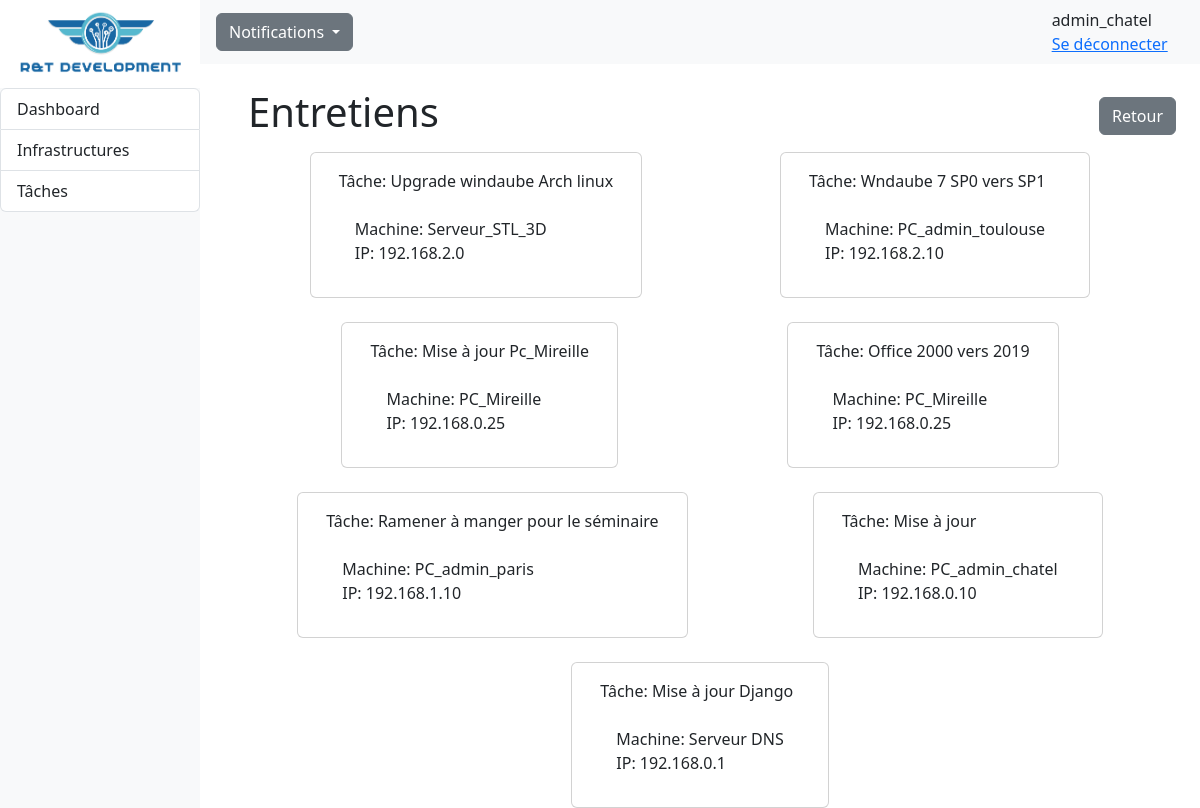
Screenshot of /RT_app/admin/entretiens-historique (signed in) with the database file from the repository.
### RT_app/models.py (models this page shows, shortened)
class Personnel(AbstractUser):
    id = models.AutoField(primary_key=True,editable=False)
    is_staff = models.BooleanField(default=False)
    id_infrastructure = models.ForeignKey('Infrastructure', on_delete=models.CASCADE, null=True, default=None)

class Entretien(models.Model):
    TYPE_CHOICES = [
        ('PREVENTIF', 'Préventif'),
        ('CORRECTIF', 'Correctif'),
        ('AMELIORATION', 'Amélioration'),
        ('MISE A JOUR', 'Mise à jour'),
        ('REPARATION', 'Réparation'),
        ('AUTRE', 'Autre')
    ]
    id = models.AutoField(primary_key=True,editable=False)
    nom = models.CharField(max_length=50, default="Mise à jour")
    type = models.CharField(max_length=15, choices=TYPE_CHOICES, default='PREVENTIF')
    description = models.TextField()
    date = models.DateField(default=datetime.now().strftime("%Y-%m-%d"))
    id_personnel = models.ForeignKey('Personnel', on_delete=models.CASCADE)
    id_machine  = models.ForeignKey('Machine', on_delete=models.CASCADE)
    etat = models.BooleanField(default=False)

class Machine(models.Model):
    TYPE = (
        ('PC', 'PC - OS windows'),
        ('Mac', ('Mac - OS MacOS')),
        ('Serveur', ('Serveur - OS Debian')),
        ('Autre', ('Autre type de machine')),
    )
    id = models.AutoField(primary_key=True,editable=False)
    nom = models.CharField(max_length=30, default="PC")
    ip = models.CharField(max_length=15, default="172.0.0.1", validators=[RegexValidator(r'^((25[0-5]|(2[0-4]|1\d|[1-9]|)\d)\.?\b){4}$')])
    etat = models.BooleanField(default=True)
    id_infrastructure = models.ForeignKey('Infrastructure', on_delete=models.CASCADE)
    type_machine = models.CharField(max_length=32, choices=TYPE, default='PC')

### RT_app/views.py (the view)
# urls.py: path('admin/entretiens-historique', views.taches_historique, name='taches_historique'),
@login_required
def taches_historique(request):
    context = {
        'entretiens' : entretiens,
        'entretien_a_faire': entretien_a_faire
    }
    return render(request, 'admin/taches_histo.html', context)

### RT_app/templates/admin/taches_histo.html
{% extends "dashboard.html" %}
{% block content %}
<div class="mt-4 ms-5">
    <div class="row row-cols-lg-auto pe-4 align-items-center justify-content-between">
        <h1>Entretiens</h1>
        <div>
            <a class="btn btn-secondary" href="{% url 'taches' %}" >Retour</a>
        </div>
    </div>
    {% if entretiens %}
    <div class="row gap-3 justify-content-evenly">
        {% for entretien in entretiens %}
        <div class="card mt-2 col-auto me-5">
          <div class="card-body">
            <div class="card-title">Tâche: {{entretien.nom}}</div>
            <div class="p-3 col-auto">
                <div class="card-text">Machine: {{entretien.id_machine.nom}}</div>
                <div class="card-text">IP: {{entretien.id_machine.ip}}</div>
            </div>
          </div>
        </div>
        {% endfor %}
      </div>
      {% else %}
      <div class="alert alert-danger me-5" role="alert">Il n'y a pas eu d'entretiens</div>
      {% endif %}
</div>
{% endblock %}

### RT_app/templates/admin/dashboard.html (shortened to what this page needs)
<!DOCTYPE html>
<html lang="en">
<head>
    {% load static %}
    <link rel="stylesheet" href="{% static 'css/styles.css' %}">
    <link href="https://cdn.jsdelivr.net/npm/bootstrap@5.3.0-alpha3/dist/css/bootstrap.min.css" rel="stylesheet">
</head>
<body>
    {% block menu %}
    <div class="container-fluid row g-0">
        <div class="bg-light col-2" id="sidebar">
          <nav class="navbar col d-flex align-items-center vh-100">
                <div class="fixed-top col-2">
                    <a href="{% url 'dashboard' %}"><img class="img-fluid" src="{% static 'img/rtdev.png' %}"/></a>
                    <div class="">
                        <ul class="list-group border-0">
                            <li class="list-group-item"> <a class="nav-link" href="{% url 'dashboard' %}">Dashboard</a></li>
                            <li class="list-group-item"> <a class="nav-link" href="{% url 'infra' %}">Infrastructures</a></li>
                            <li class="list-group-item"> <a class="nav-link" href="{% url 'taches' %}">Tâches</a></li>
                        </ul>
                    </div>
                </div>
            </nav>
        </div>
        <div class="col" id="main-content">
            <div>
                <nav class="navbar navbar-top bg-light row d-flex" id="main-navbar">
                    <div class="container-fluid">
                        <div class="nav-item dropdown ms-3 z-2">
                            <a class="btn btn-secondary dropdown-toggle" href="#" role="button" data-bs-toggle="dropdown" aria-expanded="false">
                              Notifications
                            </a>
                        </div>
                        <div class="nav-item">
                            <div class="nav-item d-flex me-5">
                                <span>{{user.username}}</span>
                            </div>
                            {% if user.is_authenticated%}
                                <div class="nav-item pe-3">
                                    <a href="{% url 'logout' %}">Se déconnecter</a>
                                </div>
                            {% endif %}
                        </div>
                    </div>
                  </nav>
            </div>
        {% endblock %}
        {% block content %}{% endblock %}
        </div>
    </div>
</body>
</html>

### RT_app/static/css/styles.css (style rules this page uses)
body { font-family: 'Segoe UI', Tahoma, Geneva, Verdana, sans-serif; }

### rows the page displays
Personnel: username "admin_chatel"
Entretien: nom "Upgrade windaube Arch linux", id_machine.nom "Serveur_STL_3D", id_machine.ip "192.168.2.0"
Entretien: nom "Wndaube 7 SP0 vers SP1", id_machine.nom "PC_admin_toulouse", id_machine.ip "192.168.2.10"
Entretien: nom "Mise à jour Pc_Mireille", id_machine.nom "PC_Mireille", id_machine.ip "192.168.0.25"
Entretien: nom "Office 2000 vers 2019", id_machine.nom "PC_Mireille", id_machine.ip "192.168.0.25"
Entretien: nom "Ramener à manger pour le séminaire", id_machine.nom "PC_admin_paris", id_machine.ip "192.168.1.10"
Entretien: nom "Mise à jour", id_machine.nom "PC_admin_chatel", id_machine.ip "192.168.0.10"
Entretien: nom "Mise à jour Django", id_machine.nom "Serveur DNS", id_machine.ip "192.168.0.1"
